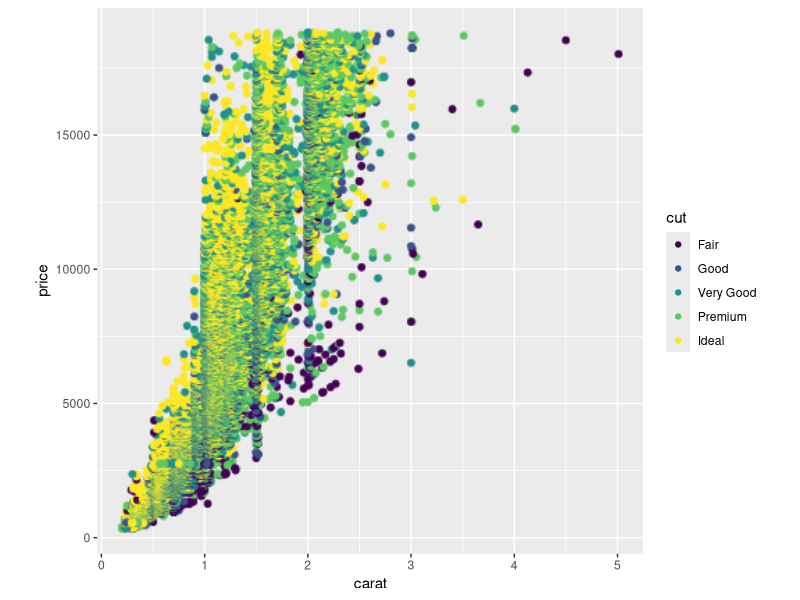
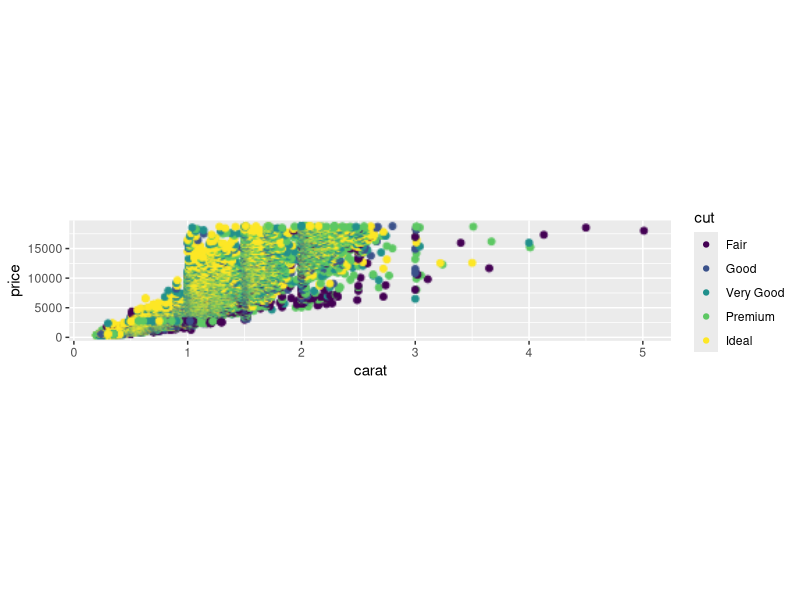
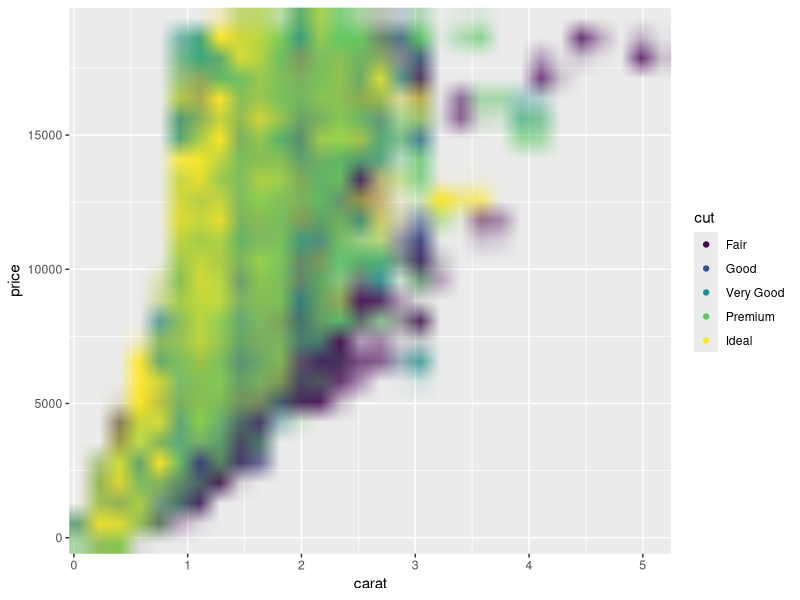
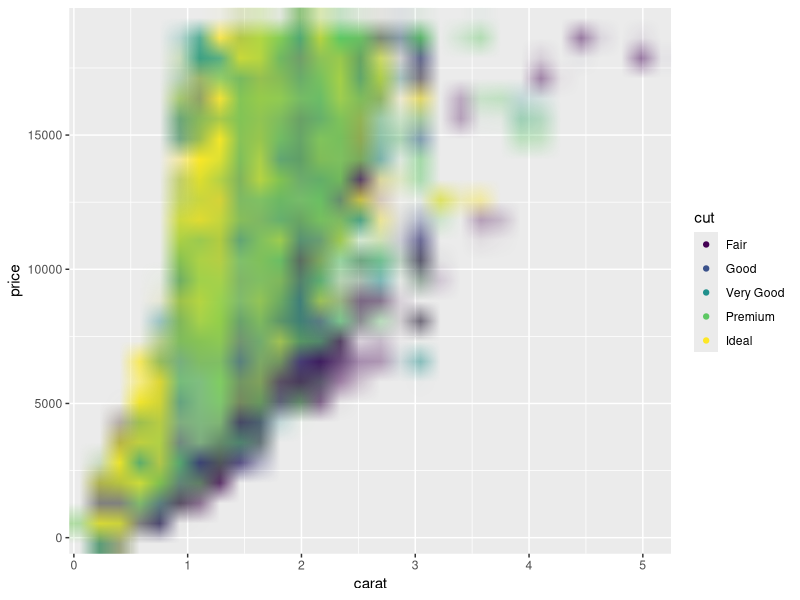
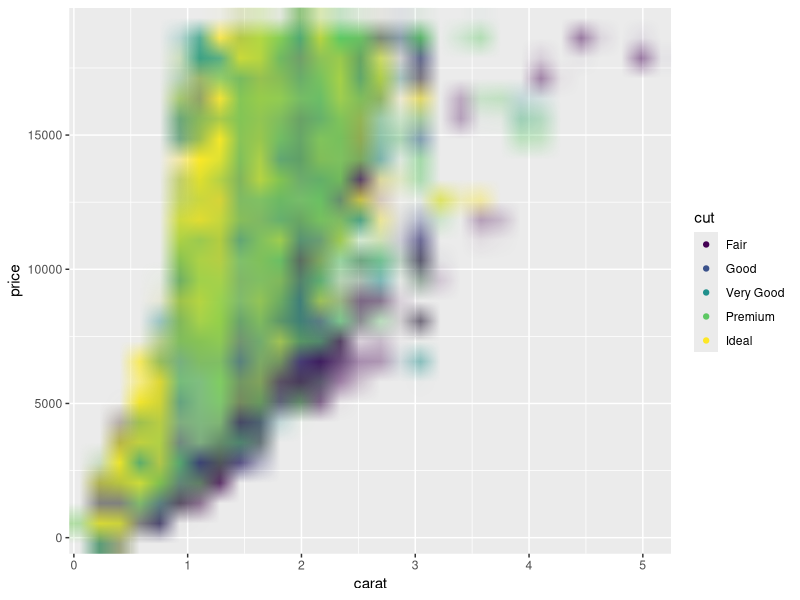
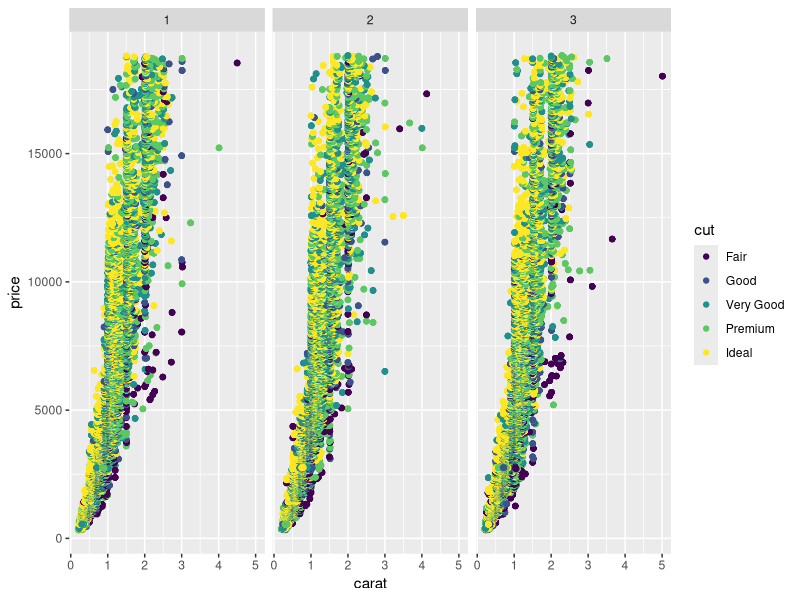
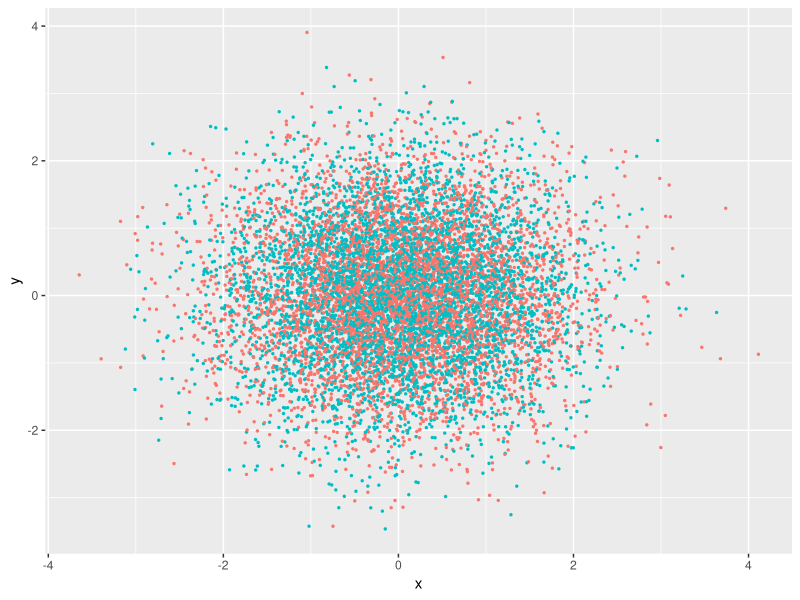
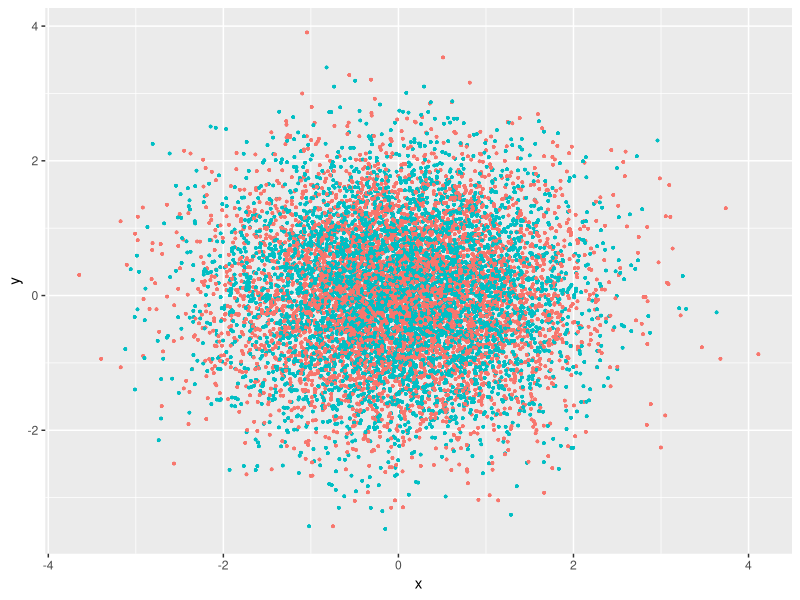

The R script that drew these images, in order:
## ----setup, include = FALSE---------------------------------------------------
knitr::opts_chunk$set(
  collapse = TRUE,
  comment = "#>"
)

## -----------------------------------------------------------------------------
library(ggplot2)
library(ggrastr)

plot <- ggplot(diamonds, aes(carat, price, colour = cut))

plot + rasterise(geom_point(), dpi = 72) + theme(aspect.ratio = 1)

## -----------------------------------------------------------------------------
# Points remain round across different aspect ratios
plot + rasterise(geom_point(), dpi = 72) + theme(aspect.ratio = 0.2)

## -----------------------------------------------------------------------------
# The default 'cairo' at dpi=5
plot + rasterise(geom_point(), dpi = 5, dev = "cairo")

## -----------------------------------------------------------------------------
# Using 'ragg' gives better anti-aliasing but has unexpected alpha blending
plot + rasterise(geom_point(), dpi = 5, dev = "ragg")

## -----------------------------------------------------------------------------
# Using 'ragg_png' solves the alpha blend, but requires writing a temporary file to disk
plot + rasterise(geom_point(), dpi = 5, dev = "ragg_png")

## -----------------------------------------------------------------------------
# Facets won't warp points
set.seed(123)
plot + rasterise(geom_point(), dpi = 300) + facet_wrap(~ sample(1:3, nrow(diamonds), 2))

## ---- fig.width=4, fig.height=4-----------------------------------------------
library(ggplot2)
library(ggrastr)

points_num <- 10000
df <- data.frame(x=rnorm(points_num), y=rnorm(points_num), c=as.factor(1:points_num %% 2))
gg <- ggplot(df, aes(x=x, y=y, color=c)) + scale_color_discrete(guide=FALSE)

gg_vec <- gg + geom_point(size=0.5)
print(gg_vec)

## ---- fig.width=4, fig.height=4-----------------------------------------------
gg_rast <- gg + geom_point_rast(size=0.5)
print(gg_rast)

## -----------------------------------------------------------------------------
PrintFileSize <- function(gg, name) {
  invisible(ggsave('tmp.pdf', gg, width=4, height=4))
  cat(name, ': ', file.info('tmp.pdf')$size / 1024, ' Kb.\n', sep = '')
  unlink('tmp.pdf')
}

PrintFileSize(gg_rast, 'Raster')
PrintFileSize(gg_vec, 'Vector')

## -----------------------------------------------------------------------------
points_num <- 1000000
df <- data.frame(x=rnorm(points_num), y=rnorm(points_num), c=as.factor(1:points_num %% 2))
gg <- ggplot(df, aes(x=x, y=y, color=c)) + scale_color_discrete(guide=FALSE)

gg_vec <- gg + geom_point(size=0.5)
gg_rast <- gg + geom_point_rast(size=0.5)

PrintFileSize(gg_rast, 'Raster')
PrintFileSize(gg_vec, 'Vector')

## ---- fig.width=4, fig.height=4-----------------------------------------------
library(ggplot2)
library(ggrastr)

points_num <- 5000 
df <- data.frame(x=rnorm(points_num), y=rnorm(points_num), c=as.factor(1:points_num %% 2))
gg <- ggplot(df, aes(x=x, y=y, color=c)) + scale_color_discrete(guide=FALSE)

gg_jitter_rast <- gg + geom_jitter_rast(raster.dpi=600)
print(gg_jitter_rast)

## ---- fig.width=4, fig.height=4-----------------------------------------------
library(ggplot2)
library(ggrastr)

coords <- expand.grid(1:500, 1:500)
coords$Value <- 1 / apply(as.matrix(coords), 1, function(x) sum((x - c(50, 50))^2)^0.01)
gg_tile_vec <- ggplot(coords) + geom_tile(aes(x=Var1, y=Var2, fill=Value))
gg_tile_rast <- ggplot(coords) + geom_tile_rast(aes(x=Var1, y=Var2, fill=Value))
print(gg_tile_rast)

## -----------------------------------------------------------------------------
PrintFileSize(gg_tile_rast, 'Raster')
PrintFileSize(gg_tile_vec, 'Vector')

## ---- fig.width=4, fig.height=4-----------------------------------------------
library(ggplot2)
library(ggrastr)

gg_violin_vec <- ggplot(mtcars, aes(factor(cyl), mpg)) + geom_violin()
gg_violin_rast <- ggplot(mtcars) + geom_violin_rast(aes(factor(cyl), mpg))
print(gg_violin_rast)

## -----------------------------------------------------------------------------
## difference in size shown
PrintFileSize(gg_tile_rast, 'Raster')
PrintFileSize(gg_tile_vec, 'Vector')

## ---- fig.width=5, fig.height=4-----------------------------------------------
library(ggplot2)
library(ggrastr)

points_num <- 5000
df <- data.frame(x=as.factor(1:points_num %% 2), y=log(abs(rcauchy(points_num))))
gg <- ggplot(df, aes(x=x, y=y)) + scale_color_discrete(guide=FALSE)

boxplot <- gg + geom_boxplot()
print(boxplot)

## ---- fig.width=4, fig.height=4-----------------------------------------------
points_num <- 500
df <- data.frame(x=as.factor(1:points_num %% 2), y=log(abs(rcauchy(points_num))))
gg <- ggplot(df, aes(x=x, y=y)) + scale_color_discrete(guide=FALSE)

gg_box_vec <- gg + geom_boxplot_jitter(outlier.size=0.1, outlier.jitter.width=0.3, outlier.alpha=0.5)
print(gg_box_vec)

## ---- fig.width=4, fig.height=4-----------------------------------------------
gg_box_rast <- gg + geom_boxplot_jitter(outlier.size=0.1, outlier.jitter.width=0.3, outlier.alpha=0.5, raster.dpi=200)
print(gg_box_rast)

## -----------------------------------------------------------------------------
PrintFileSize(gg_box_rast, 'Raster')
PrintFileSize(gg_box_vec, 'Vector')

## ---- fig.width=4, fig.height=4-----------------------------------------------
library(ggplot2)
library(ggrastr)

ggplot(mtcars) + geom_beeswarm_rast(aes(x = factor(cyl), y=mpg), raster.dpi=600, cex=1.5)

## ---- fig.width=4, fig.height=4-----------------------------------------------
library(ggplot2)
library(ggrastr)

ggplot(mtcars) + geom_quasirandom_rast(aes(x = factor(cyl), y=mpg), raster.dpi=600)
